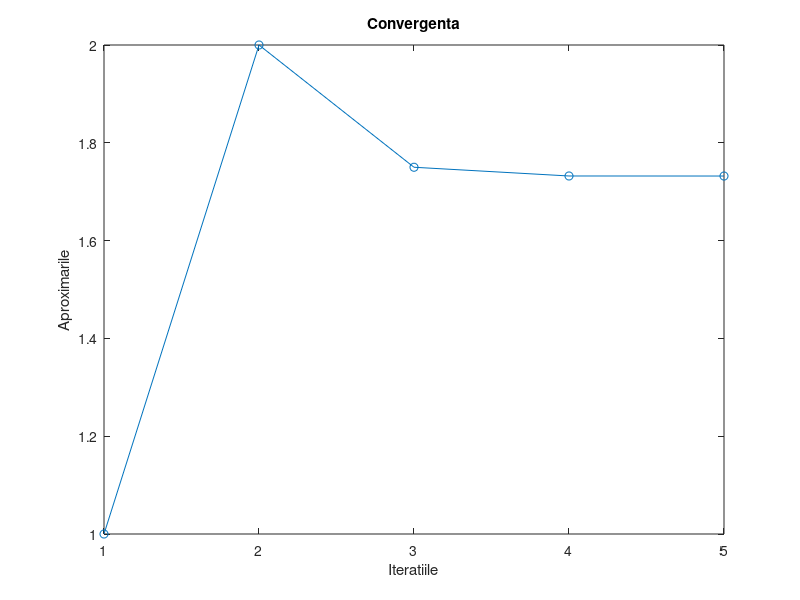

Here is the MATLAB script that generated this plot:
numar = 3;
aprox_init = numar;
v = zeros(1, 100);
v(1) = 1;
toleranta = 1e-7;
for i = 1 : 100
    aprox_urm = 0.5 * (aprox_init + numar / aprox_init);
    v (i + 1) = aprox_urm;
    if abs(aprox_init - aprox_urm) < toleranta
        break;
    end
    aprox_init = aprox_urm;
end
aprox_urm
sqrt(numar)

figure;
plot(1 : i, v(1 : i), '-o');
title(['Convergenta']);
xlabel('Iteratiile');
ylabel('Aproximarile');